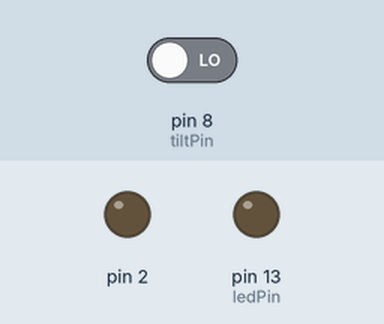
Recording of a sketch running on a simulated Arduino Uno, built with avr-gcc and run on an emulated ATmega328P. Shown: output pins drawn as LEDs (lit = HIGH). Inputs (shaded band) come from the test bench; at power-on: pin 8 (tiltPin) LOW. What the sketch prints to the serial monitor is not drawn.

Above: at 1.2 s.
1.3 s: pin 8 (tiltPin) driven HIGH
At 1.6 s:
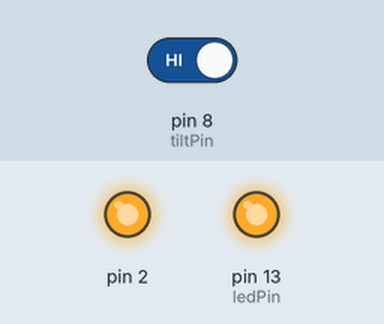
2.8 s: pin 8 (tiltPin) driven LOW
At 4.0 s:
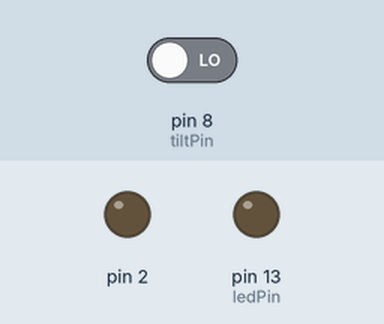
Timing chart, 0 to 5.8 s (numbered marks = the images above; inputs shaded):
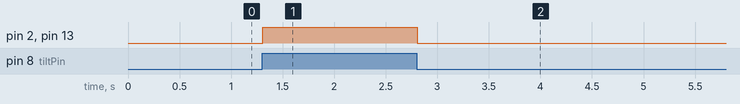

The sketch:

tilt_sensor.ino
```cpp
int tiltPin = 8 ;
int ledPin = 13 ;
int val ;
void setup()
{
  pinMode(tiltPin,INPUT);
  pinMode(ledPin,OUTPUT);
  pinMode(2,OUTPUT);
  Serial.begin(9600);
}

void loop()
{
 	val = digitalRead(tiltPin);
  	Serial.println(val);

  	if(val)
    {
   		digitalWrite(ledPin,HIGH);
      	digitalWrite(2,HIGH);
    }
  	else
    {
      digitalWrite(ledPin,LOW);
      digitalWrite(2,LOW);
    }
}
```

Measured:
- after the input at 1.3 s, pin 2, pin 13 (ledPin): LOW → HIGH at once
- after the input at 2.8 s, pin 2, pin 13 (ledPin): HIGH → LOW at once
